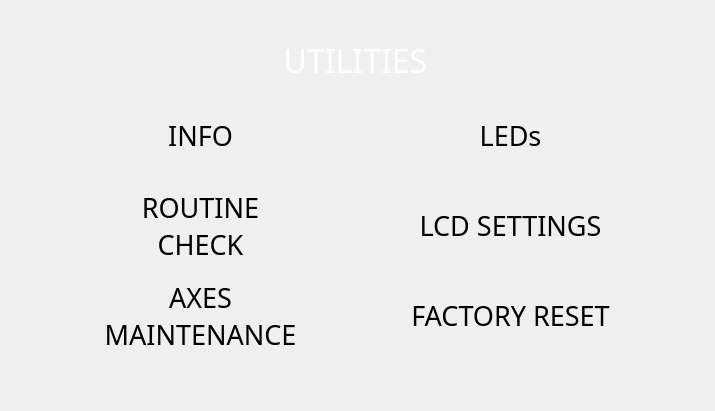
<?xml version="1.0" encoding="UTF-8"?>
<ui version="4.0">
 <class>utilitiesStackedWidget</class>
 <widget class="QStackedWidget" name="utilitiesStackedWidget">
  <property name="geometry">
   <rect>
    <x>0</x>
    <y>0</y>
    <width>715</width>
    <height>411</height>
   </rect>
  </property>
  <property name="windowTitle">
   <string>StackedWidget</string>
  </property>
  <property name="currentIndex">
   <number>0</number>
  </property>
  <widget class="QWidget" name="utilities_page">
   <widget class="CustomQPushButton" name="utilities_axes_maintenance_btn">
    <property name="geometry">
     <rect>
      <x>50</x>
      <y>280</y>
      <width>301</width>
      <height>71</height>
     </rect>
    </property>
    <property name="minimumSize">
     <size>
      <width>10</width>
      <height>10</height>
     </size>
    </property>
    <property name="font">
     <font>
      <family>Momcake</family>
      <pointsize>20</pointsize>
      <italic>false</italic>
      <stylestrategy>PreferAntialias</stylestrategy>
     </font>
    </property>
    <property name="mouseTracking">
     <bool>false</bool>
    </property>
    <property name="tabletTracking">
     <bool>true</bool>
    </property>
    <property name="contextMenuPolicy">
     <enum>Qt::NoContextMenu</enum>
    </property>
    <property name="layoutDirection">
     <enum>Qt::LeftToRight</enum>
    </property>
    <property name="styleSheet">
     <string notr="true"/>
    </property>
    <property name="text">
     <string>AXES
MAINTENANCE</string>
    </property>
    <property name="autoDefault">
     <bool>false</bool>
    </property>
    <property name="flat">
     <bool>true</bool>
    </property>
    <property name="class" stdset="0">
     <string>menu_btn</string>
    </property>
    <property name="borderLeftPixmap" stdset="0">
     <pixmap resource="resources/button_resources.qrc">:/button_borders/media/buttons/btn_part1.svg</pixmap>
    </property>
    <property name="borderCenterPixmap" stdset="0">
     <pixmap resource="resources/button_resources.qrc">:/button_borders/media/buttons/btn_part2.svg</pixmap>
    </property>
    <property name="borderRightPixmap" stdset="0">
     <pixmap resource="resources/button_resources.qrc">:/button_borders/media/buttons/btn_part3.svg</pixmap>
    </property>
   </widget>
   <widget class="CustomQPushButton" name="utilities_routine_check_btn">
    <property name="geometry">
     <rect>
      <x>50</x>
      <y>190</y>
      <width>301</width>
      <height>71</height>
     </rect>
    </property>
    <property name="minimumSize">
     <size>
      <width>10</width>
      <height>10</height>
     </size>
    </property>
    <property name="font">
     <font>
      <family>Momcake</family>
      <pointsize>20</pointsize>
      <italic>false</italic>
      <stylestrategy>PreferAntialias</stylestrategy>
     </font>
    </property>
    <property name="mouseTracking">
     <bool>false</bool>
    </property>
    <property name="tabletTracking">
     <bool>true</bool>
    </property>
    <property name="contextMenuPolicy">
     <enum>Qt::NoContextMenu</enum>
    </property>
    <property name="layoutDirection">
     <enum>Qt::LeftToRight</enum>
    </property>
    <property name="styleSheet">
     <string notr="true"/>
    </property>
    <property name="text">
     <string>ROUTINE
CHECK</string>
    </property>
    <property name="autoDefault">
     <bool>false</bool>
    </property>
    <property name="flat">
     <bool>true</bool>
    </property>
    <property name="class" stdset="0">
     <string>menu_btn</string>
    </property>
    <property name="borderLeftPixmap" stdset="0">
     <pixmap resource="resources/button_resources.qrc">:/button_borders/media/buttons/btn_part1.svg</pixmap>
    </property>
    <property name="borderCenterPixmap" stdset="0">
     <pixmap resource="resources/button_resources.qrc">:/button_borders/media/buttons/btn_part2.svg</pixmap>
    </property>
    <property name="borderRightPixmap" stdset="0">
     <pixmap resource="resources/button_resources.qrc">:/button_borders/media/buttons/btn_part3.svg</pixmap>
    </property>
   </widget>
   <widget class="CustomQPushButton" name="utilities_info_btn">
    <property name="geometry">
     <rect>
      <x>50</x>
      <y>100</y>
      <width>301</width>
      <height>71</height>
     </rect>
    </property>
    <property name="minimumSize">
     <size>
      <width>10</width>
      <height>10</height>
     </size>
    </property>
    <property name="font">
     <font>
      <family>Momcake</family>
      <pointsize>20</pointsize>
      <italic>false</italic>
      <stylestrategy>PreferAntialias</stylestrategy>
     </font>
    </property>
    <property name="mouseTracking">
     <bool>false</bool>
    </property>
    <property name="tabletTracking">
     <bool>true</bool>
    </property>
    <property name="contextMenuPolicy">
     <enum>Qt::NoContextMenu</enum>
    </property>
    <property name="layoutDirection">
     <enum>Qt::LeftToRight</enum>
    </property>
    <property name="styleSheet">
     <string notr="true"/>
    </property>
    <property name="text">
     <string>INFO</string>
    </property>
    <property name="autoDefault">
     <bool>false</bool>
    </property>
    <property name="flat">
     <bool>true</bool>
    </property>
    <property name="class" stdset="0">
     <string>menu_btn</string>
    </property>
    <property name="borderLeftPixmap" stdset="0">
     <pixmap resource="resources/button_resources.qrc">:/button_borders/media/buttons/btn_part1.svg</pixmap>
    </property>
    <property name="borderCenterPixmap" stdset="0">
     <pixmap resource="resources/button_resources.qrc">:/button_borders/media/buttons/btn_part2.svg</pixmap>
    </property>
    <property name="borderRightPixmap" stdset="0">
     <pixmap resource="resources/button_resources.qrc">:/button_borders/media/buttons/btn_part3.svg</pixmap>
    </property>
   </widget>
   <widget class="CustomQPushButton" name="utilities_factory_reset_btn">
    <property name="geometry">
     <rect>
      <x>360</x>
      <y>280</y>
      <width>301</width>
      <height>71</height>
     </rect>
    </property>
    <property name="minimumSize">
     <size>
      <width>10</width>
      <height>10</height>
     </size>
    </property>
    <property name="font">
     <font>
      <family>Momcake</family>
      <pointsize>20</pointsize>
      <italic>false</italic>
      <stylestrategy>PreferAntialias</stylestrategy>
     </font>
    </property>
    <property name="mouseTracking">
     <bool>false</bool>
    </property>
    <property name="tabletTracking">
     <bool>true</bool>
    </property>
    <property name="contextMenuPolicy">
     <enum>Qt::NoContextMenu</enum>
    </property>
    <property name="layoutDirection">
     <enum>Qt::LeftToRight</enum>
    </property>
    <property name="styleSheet">
     <string notr="true"/>
    </property>
    <property name="text">
     <string>FACTORY RESET</string>
    </property>
    <property name="autoDefault">
     <bool>false</bool>
    </property>
    <property name="flat">
     <bool>true</bool>
    </property>
    <property name="class" stdset="0">
     <string>menu_btn</string>
    </property>
    <property name="borderLeftPixmap" stdset="0">
     <pixmap resource="resources/button_resources.qrc">:/button_borders/media/buttons/btn_part1.svg</pixmap>
    </property>
    <property name="borderCenterPixmap" stdset="0">
     <pixmap resource="resources/button_resources.qrc">:/button_borders/media/buttons/btn_part2.svg</pixmap>
    </property>
    <property name="borderRightPixmap" stdset="0">
     <pixmap resource="resources/button_resources.qrc">:/button_borders/media/buttons/btn_part3.svg</pixmap>
    </property>
   </widget>
   <widget class="QLabel" name="utilities_title_label">
    <property name="geometry">
     <rect>
      <x>220</x>
      <y>30</y>
      <width>271</width>
      <height>61</height>
     </rect>
    </property>
    <property name="font">
     <font>
      <family>Momcake</family>
      <pointsize>24</pointsize>
     </font>
    </property>
    <property name="styleSheet">
     <string notr="true">background: transparent; color: white;</string>
    </property>
    <property name="text">
     <string>UTILITIES</string>
    </property>
    <property name="alignment">
     <set>Qt::AlignCenter</set>
    </property>
    <property name="class" stdset="0">
     <string>title_text</string>
    </property>
   </widget>
   <widget class="CustomQPushButton" name="utilities_lcd_settings_btn">
    <property name="geometry">
     <rect>
      <x>360</x>
      <y>190</y>
      <width>301</width>
      <height>71</height>
     </rect>
    </property>
    <property name="minimumSize">
     <size>
      <width>10</width>
      <height>10</height>
     </size>
    </property>
    <property name="font">
     <font>
      <family>Momcake</family>
      <pointsize>20</pointsize>
      <italic>false</italic>
      <stylestrategy>PreferAntialias</stylestrategy>
     </font>
    </property>
    <property name="mouseTracking">
     <bool>false</bool>
    </property>
    <property name="tabletTracking">
     <bool>true</bool>
    </property>
    <property name="contextMenuPolicy">
     <enum>Qt::NoContextMenu</enum>
    </property>
    <property name="layoutDirection">
     <enum>Qt::LeftToRight</enum>
    </property>
    <property name="styleSheet">
     <string notr="true"/>
    </property>
    <property name="text">
     <string>LCD SETTINGS</string>
    </property>
    <property name="autoDefault">
     <bool>false</bool>
    </property>
    <property name="flat">
     <bool>true</bool>
    </property>
    <property name="class" stdset="0">
     <string>menu_btn</string>
    </property>
    <property name="borderLeftPixmap" stdset="0">
     <pixmap resource="resources/button_resources.qrc">:/button_borders/media/buttons/btn_part1.svg</pixmap>
    </property>
    <property name="borderCenterPixmap" stdset="0">
     <pixmap resource="resources/button_resources.qrc">:/button_borders/media/buttons/btn_part2.svg</pixmap>
    </property>
    <property name="borderRightPixmap" stdset="0">
     <pixmap resource="resources/button_resources.qrc">:/button_borders/media/buttons/btn_part3.svg</pixmap>
    </property>
   </widget>
   <widget class="CustomQPushButton" name="utilities_leds_btn">
    <property name="geometry">
     <rect>
      <x>360</x>
      <y>100</y>
      <width>301</width>
      <height>71</height>
     </rect>
    </property>
    <property name="minimumSize">
     <size>
      <width>10</width>
      <height>10</height>
     </size>
    </property>
    <property name="font">
     <font>
      <family>Momcake</family>
      <pointsize>20</pointsize>
      <italic>false</italic>
      <stylestrategy>PreferAntialias</stylestrategy>
     </font>
    </property>
    <property name="mouseTracking">
     <bool>false</bool>
    </property>
    <property name="tabletTracking">
     <bool>true</bool>
    </property>
    <property name="contextMenuPolicy">
     <enum>Qt::NoContextMenu</enum>
    </property>
    <property name="layoutDirection">
     <enum>Qt::LeftToRight</enum>
    </property>
    <property name="styleSheet">
     <string notr="true"/>
    </property>
    <property name="text">
     <string>LEDs</string>
    </property>
    <property name="autoDefault">
     <bool>false</bool>
    </property>
    <property name="flat">
     <bool>true</bool>
    </property>
    <property name="class" stdset="0">
     <string>menu_btn</string>
    </property>
    <property name="borderLeftPixmap" stdset="0">
     <pixmap resource="resources/button_resources.qrc">:/button_borders/media/buttons/btn_part1.svg</pixmap>
    </property>
    <property name="borderCenterPixmap" stdset="0">
     <pixmap resource="resources/button_resources.qrc">:/button_borders/media/buttons/btn_part2.svg</pixmap>
    </property>
    <property name="borderRightPixmap" stdset="0">
     <pixmap resource="resources/button_resources.qrc">:/button_borders/media/buttons/btn_part3.svg</pixmap>
    </property>
   </widget>
  </widget>
  <widget class="QWidget" name="info_page">
   <widget class="QLabel" name="info_title_label">
    <property name="geometry">
     <rect>
      <x>230</x>
      <y>30</y>
      <width>271</width>
      <height>61</height>
     </rect>
    </property>
    <property name="font">
     <font>
      <family>Momcake</family>
      <pointsize>24</pointsize>
     </font>
    </property>
    <property name="styleSheet">
     <string notr="true">background: transparent; color: white;</string>
    </property>
    <property name="text">
     <string>INFO</string>
    </property>
    <property name="alignment">
     <set>Qt::AlignCenter</set>
    </property>
    <property name="class" stdset="0">
     <string>title_text</string>
    </property>
   </widget>
   <widget class="QLabel" name="info_text_label">
    <property name="geometry">
     <rect>
      <x>100</x>
      <y>140</y>
      <width>531</width>
      <height>61</height>
     </rect>
    </property>
    <property name="font">
     <font>
      <family>Momcake</family>
      <pointsize>24</pointsize>
     </font>
    </property>
    <property name="styleSheet">
     <string notr="true">background: transparent; color: white;</string>
    </property>
    <property name="text">
     <string>This is some curious text</string>
    </property>
    <property name="alignment">
     <set>Qt::AlignCenter</set>
    </property>
    <property name="class" stdset="0">
     <string>title_text</string>
    </property>
   </widget>
   <widget class="CustomQPushButton" name="info_back_btn">
    <property name="geometry">
     <rect>
      <x>490</x>
      <y>30</y>
      <width>201</width>
      <height>71</height>
     </rect>
    </property>
    <property name="minimumSize">
     <size>
      <width>10</width>
      <height>10</height>
     </size>
    </property>
    <property name="font">
     <font>
      <family>Momcake</family>
      <pointsize>20</pointsize>
      <italic>false</italic>
      <stylestrategy>PreferAntialias</stylestrategy>
     </font>
    </property>
    <property name="mouseTracking">
     <bool>false</bool>
    </property>
    <property name="tabletTracking">
     <bool>true</bool>
    </property>
    <property name="contextMenuPolicy">
     <enum>Qt::NoContextMenu</enum>
    </property>
    <property name="layoutDirection">
     <enum>Qt::LeftToRight</enum>
    </property>
    <property name="styleSheet">
     <string notr="true"/>
    </property>
    <property name="text">
     <string>Back</string>
    </property>
    <property name="autoDefault">
     <bool>false</bool>
    </property>
    <property name="flat">
     <bool>true</bool>
    </property>
    <property name="class" stdset="0">
     <string>menu_btn</string>
    </property>
    <property name="borderLeftPixmap" stdset="0">
     <pixmap resource="resources/button_resources.qrc">:/button_borders/media/buttons/btn_part1.svg</pixmap>
    </property>
    <property name="borderCenterPixmap" stdset="0">
     <pixmap resource="resources/button_resources.qrc">:/button_borders/media/buttons/btn_part2.svg</pixmap>
    </property>
    <property name="borderRightPixmap" stdset="0">
     <pixmap resource="resources/button_resources.qrc">:/button_borders/media/buttons/btn_part3.svg</pixmap>
    </property>
   </widget>
  </widget>
  <widget class="QWidget" name="leds_page">
   <widget class="QSlider" name="leds_r_slider">
    <property name="geometry">
     <rect>
      <x>80</x>
      <y>130</y>
      <width>411</width>
      <height>22</height>
     </rect>
    </property>
    <property name="orientation">
     <enum>Qt::Horizontal</enum>
    </property>
   </widget>
   <widget class="QSlider" name="leds_g_slider">
    <property name="geometry">
     <rect>
      <x>80</x>
      <y>180</y>
      <width>411</width>
      <height>22</height>
     </rect>
    </property>
    <property name="orientation">
     <enum>Qt::Horizontal</enum>
    </property>
   </widget>
   <widget class="QSlider" name="leds_b_slider">
    <property name="geometry">
     <rect>
      <x>80</x>
      <y>230</y>
      <width>411</width>
      <height>22</height>
     </rect>
    </property>
    <property name="orientation">
     <enum>Qt::Horizontal</enum>
    </property>
   </widget>
   <widget class="QSlider" name="leds_w_slider">
    <property name="geometry">
     <rect>
      <x>80</x>
      <y>280</y>
      <width>411</width>
      <height>22</height>
     </rect>
    </property>
    <property name="orientation">
     <enum>Qt::Horizontal</enum>
    </property>
   </widget>
   <widget class="QLabel" name="leds_title_label">
    <property name="geometry">
     <rect>
      <x>240</x>
      <y>30</y>
      <width>231</width>
      <height>61</height>
     </rect>
    </property>
    <property name="font">
     <font>
      <family>Momcake</family>
      <pointsize>24</pointsize>
     </font>
    </property>
    <property name="styleSheet">
     <string notr="true">background: transparent; color: white;</string>
    </property>
    <property name="text">
     <string>LEDs</string>
    </property>
    <property name="alignment">
     <set>Qt::AlignCenter</set>
    </property>
    <property name="class" stdset="0">
     <string>title_text</string>
    </property>
   </widget>
   <widget class="CustomQPushButton" name="leds_back_btn">
    <property name="geometry">
     <rect>
      <x>490</x>
      <y>30</y>
      <width>201</width>
      <height>71</height>
     </rect>
    </property>
    <property name="minimumSize">
     <size>
      <width>10</width>
      <height>10</height>
     </size>
    </property>
    <property name="font">
     <font>
      <family>Momcake</family>
      <pointsize>20</pointsize>
      <italic>false</italic>
      <stylestrategy>PreferAntialias</stylestrategy>
     </font>
    </property>
    <property name="mouseTracking">
     <bool>false</bool>
    </property>
    <property name="tabletTracking">
     <bool>true</bool>
    </property>
    <property name="contextMenuPolicy">
     <enum>Qt::NoContextMenu</enum>
    </property>
    <property name="layoutDirection">
     <enum>Qt::LeftToRight</enum>
    </property>
    <property name="styleSheet">
     <string notr="true"/>
    </property>
    <property name="text">
     <string>Back</string>
    </property>
    <property name="autoDefault">
     <bool>false</bool>
    </property>
    <property name="flat">
     <bool>true</bool>
    </property>
    <property name="class" stdset="0">
     <string>menu_btn</string>
    </property>
    <property name="borderLeftPixmap" stdset="0">
     <pixmap resource="resources/button_resources.qrc">:/button_borders/media/buttons/btn_part1.svg</pixmap>
    </property>
    <property name="borderCenterPixmap" stdset="0">
     <pixmap resource="resources/button_resources.qrc">:/button_borders/media/buttons/btn_part2.svg</pixmap>
    </property>
    <property name="borderRightPixmap" stdset="0">
     <pixmap resource="resources/button_resources.qrc">:/button_borders/media/buttons/btn_part3.svg</pixmap>
    </property>
   </widget>
   <widget class="CustomQPushButton" name="leds_off_btn">
    <property name="geometry">
     <rect>
      <x>90</x>
      <y>320</y>
      <width>231</width>
      <height>71</height>
     </rect>
    </property>
    <property name="minimumSize">
     <size>
      <width>10</width>
      <height>10</height>
     </size>
    </property>
    <property name="font">
     <font>
      <family>Momcake</family>
      <pointsize>20</pointsize>
      <italic>false</italic>
      <stylestrategy>PreferAntialias</stylestrategy>
     </font>
    </property>
    <property name="mouseTracking">
     <bool>false</bool>
    </property>
    <property name="tabletTracking">
     <bool>true</bool>
    </property>
    <property name="contextMenuPolicy">
     <enum>Qt::NoContextMenu</enum>
    </property>
    <property name="layoutDirection">
     <enum>Qt::LeftToRight</enum>
    </property>
    <property name="styleSheet">
     <string notr="true"/>
    </property>
    <property name="text">
     <string>TURN ON</string>
    </property>
    <property name="autoDefault">
     <bool>false</bool>
    </property>
    <property name="flat">
     <bool>true</bool>
    </property>
    <property name="class" stdset="0">
     <string>menu_btn</string>
    </property>
    <property name="borderLeftPixmap" stdset="0">
     <pixmap resource="resources/button_resources.qrc">:/button_borders/media/buttons/btn_part1.svg</pixmap>
    </property>
    <property name="borderCenterPixmap" stdset="0">
     <pixmap resource="resources/button_resources.qrc">:/button_borders/media/buttons/btn_part2.svg</pixmap>
    </property>
    <property name="borderRightPixmap" stdset="0">
     <pixmap resource="resources/button_resources.qrc">:/button_borders/media/buttons/btn_part3.svg</pixmap>
    </property>
   </widget>
   <widget class="CustomQPushButton" name="leds_on_btn">
    <property name="geometry">
     <rect>
      <x>390</x>
      <y>320</y>
      <width>231</width>
      <height>71</height>
     </rect>
    </property>
    <property name="minimumSize">
     <size>
      <width>10</width>
      <height>10</height>
     </size>
    </property>
    <property name="font">
     <font>
      <family>Momcake</family>
      <pointsize>20</pointsize>
      <italic>false</italic>
      <stylestrategy>PreferAntialias</stylestrategy>
     </font>
    </property>
    <property name="mouseTracking">
     <bool>false</bool>
    </property>
    <property name="tabletTracking">
     <bool>true</bool>
    </property>
    <property name="contextMenuPolicy">
     <enum>Qt::NoContextMenu</enum>
    </property>
    <property name="layoutDirection">
     <enum>Qt::LeftToRight</enum>
    </property>
    <property name="styleSheet">
     <string notr="true"/>
    </property>
    <property name="text">
     <string>TURN OFF</string>
    </property>
    <property name="autoDefault">
     <bool>false</bool>
    </property>
    <property name="flat">
     <bool>true</bool>
    </property>
    <property name="class" stdset="0">
     <string>menu_btn</string>
    </property>
    <property name="borderLeftPixmap" stdset="0">
     <pixmap resource="resources/button_resources.qrc">:/button_borders/media/buttons/btn_part1.svg</pixmap>
    </property>
    <property name="borderCenterPixmap" stdset="0">
     <pixmap resource="resources/button_resources.qrc">:/button_borders/media/buttons/btn_part2.svg</pixmap>
    </property>
    <property name="borderRightPixmap" stdset="0">
     <pixmap resource="resources/button_resources.qrc">:/button_borders/media/buttons/btn_part3.svg</pixmap>
    </property>
   </widget>
   <widget class="QLabel" name="leds_r_value_label">
    <property name="enabled">
     <bool>true</bool>
    </property>
    <property name="geometry">
     <rect>
      <x>530</x>
      <y>120</y>
      <width>31</width>
      <height>41</height>
     </rect>
    </property>
    <property name="font">
     <font>
      <family>Montserrat</family>
      <pointsize>14</pointsize>
     </font>
    </property>
    <property name="styleSheet">
     <string notr="true">background: transparent; color: white;</string>
    </property>
    <property name="text">
     <string>0</string>
    </property>
   </widget>
   <widget class="QLabel" name="leds_g_value_label">
    <property name="enabled">
     <bool>true</bool>
    </property>
    <property name="geometry">
     <rect>
      <x>530</x>
      <y>170</y>
      <width>31</width>
      <height>41</height>
     </rect>
    </property>
    <property name="font">
     <font>
      <family>Montserrat</family>
      <pointsize>14</pointsize>
     </font>
    </property>
    <property name="styleSheet">
     <string notr="true">background: transparent; color: white;</string>
    </property>
    <property name="text">
     <string>0</string>
    </property>
   </widget>
   <widget class="QLabel" name="leds_b_value_label">
    <property name="enabled">
     <bool>true</bool>
    </property>
    <property name="geometry">
     <rect>
      <x>530</x>
      <y>220</y>
      <width>31</width>
      <height>41</height>
     </rect>
    </property>
    <property name="font">
     <font>
      <family>Montserrat</family>
      <pointsize>14</pointsize>
     </font>
    </property>
    <property name="styleSheet">
     <string notr="true">background: transparent; color: white;</string>
    </property>
    <property name="text">
     <string>0</string>
    </property>
   </widget>
   <widget class="QLabel" name="leds_w_value_label">
    <property name="enabled">
     <bool>true</bool>
    </property>
    <property name="geometry">
     <rect>
      <x>530</x>
      <y>270</y>
      <width>31</width>
      <height>41</height>
     </rect>
    </property>
    <property name="font">
     <font>
      <family>Montserrat</family>
      <pointsize>14</pointsize>
     </font>
    </property>
    <property name="styleSheet">
     <string notr="true">background: transparent; color: white;</string>
    </property>
    <property name="text">
     <string>0</string>
    </property>
   </widget>
  </widget>
  <widget class="QWidget" name="lcd_settings_page">
   <widget class="QLabel" name="lcd_settings_title_label">
    <property name="geometry">
     <rect>
      <x>200</x>
      <y>40</y>
      <width>301</width>
      <height>61</height>
     </rect>
    </property>
    <property name="font">
     <font>
      <family>Momcake</family>
      <pointsize>24</pointsize>
     </font>
    </property>
    <property name="styleSheet">
     <string notr="true">background: transparent; color: white;</string>
    </property>
    <property name="text">
     <string>LCD Settings</string>
    </property>
    <property name="alignment">
     <set>Qt::AlignCenter</set>
    </property>
    <property name="class" stdset="0">
     <string>title_text</string>
    </property>
   </widget>
   <widget class="CustomQPushButton" name="lcd_settings_back_btn">
    <property name="geometry">
     <rect>
      <x>490</x>
      <y>30</y>
      <width>201</width>
      <height>71</height>
     </rect>
    </property>
    <property name="minimumSize">
     <size>
      <width>10</width>
      <height>10</height>
     </size>
    </property>
    <property name="font">
     <font>
      <family>Momcake</family>
      <pointsize>20</pointsize>
      <italic>false</italic>
      <stylestrategy>PreferAntialias</stylestrategy>
     </font>
    </property>
    <property name="mouseTracking">
     <bool>false</bool>
    </property>
    <property name="tabletTracking">
     <bool>true</bool>
    </property>
    <property name="contextMenuPolicy">
     <enum>Qt::NoContextMenu</enum>
    </property>
    <property name="layoutDirection">
     <enum>Qt::LeftToRight</enum>
    </property>
    <property name="styleSheet">
     <string notr="true"/>
    </property>
    <property name="text">
     <string>Back</string>
    </property>
    <property name="autoDefault">
     <bool>false</bool>
    </property>
    <property name="flat">
     <bool>true</bool>
    </property>
    <property name="class" stdset="0">
     <string>menu_btn</string>
    </property>
    <property name="borderLeftPixmap" stdset="0">
     <pixmap resource="resources/button_resources.qrc">:/button_borders/media/buttons/btn_part1.svg</pixmap>
    </property>
    <property name="borderCenterPixmap" stdset="0">
     <pixmap resource="resources/button_resources.qrc">:/button_borders/media/buttons/btn_part2.svg</pixmap>
    </property>
    <property name="borderRightPixmap" stdset="0">
     <pixmap resource="resources/button_resources.qrc">:/button_borders/media/buttons/btn_part3.svg</pixmap>
    </property>
   </widget>
  </widget>
 </widget>
 <customwidgets>
  <customwidget>
   <class>CustomQPushButton</class>
   <extends>QPushButton</extends>
   <header location="global">utils.ui</header>
  </customwidget>
 </customwidgets>
 <resources>
  <include location="resources/button_resources.qrc"/>
 </resources>
 <connections/>
</ui>
